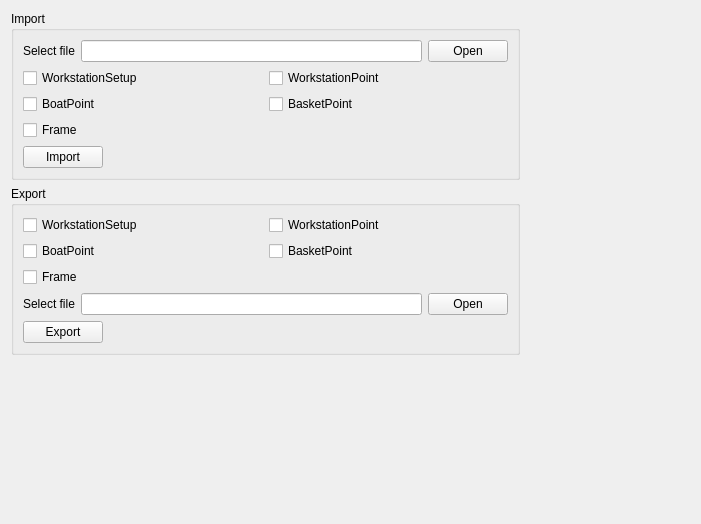
<?xml version="1.0" encoding="UTF-8"?>
<ui version="4.0">
 <class>ImExport</class>
 <widget class="QWidget" name="ImExport">
  <property name="geometry">
   <rect>
    <x>0</x>
    <y>0</y>
    <width>701</width>
    <height>524</height>
   </rect>
  </property>
  <property name="windowTitle">
   <string>Form</string>
  </property>
  <layout class="QHBoxLayout" name="horizontalLayout_5" stretch="3,1">
   <item>
    <layout class="QVBoxLayout" name="verticalLayout_3">
     <item>
      <widget class="QGroupBox" name="grbimport">
       <property name="title">
        <string>Import</string>
       </property>
       <layout class="QVBoxLayout" name="verticalLayout">
        <item>
         <layout class="QHBoxLayout" name="horizontalLayout">
          <item>
           <widget class="QLabel" name="label">
            <property name="text">
             <string>Select file</string>
            </property>
           </widget>
          </item>
          <item>
           <widget class="QLineEdit" name="edtImport"/>
          </item>
          <item>
           <widget class="QPushButton" name="btnOpenIm">
            <property name="text">
             <string>Open</string>
            </property>
           </widget>
          </item>
         </layout>
        </item>
        <item>
         <layout class="QGridLayout" name="gridLayout">
          <item row="0" column="0">
           <widget class="QCheckBox" name="chbset">
            <property name="text">
             <string>WorkstationSetup</string>
            </property>
           </widget>
          </item>
          <item row="0" column="1">
           <widget class="QCheckBox" name="chbworkpos">
            <property name="text">
             <string>WorkstationPoint</string>
            </property>
           </widget>
          </item>
          <item row="1" column="0">
           <widget class="QCheckBox" name="chbzhoupos">
            <property name="text">
             <string>BoatPoint</string>
            </property>
           </widget>
          </item>
          <item row="1" column="1">
           <widget class="QCheckBox" name="chbbacket">
            <property name="text">
             <string>BasketPoint</string>
            </property>
           </widget>
          </item>
          <item row="2" column="0">
           <widget class="QCheckBox" name="chbFrame">
            <property name="text">
             <string>Frame</string>
            </property>
           </widget>
          </item>
         </layout>
        </item>
        <item>
         <layout class="QHBoxLayout" name="horizontalLayout_2">
          <item>
           <widget class="QPushButton" name="btnImport">
            <property name="text">
             <string>Import</string>
            </property>
           </widget>
          </item>
          <item>
           <spacer name="horizontalSpacer">
            <property name="orientation">
             <enum>Qt::Horizontal</enum>
            </property>
            <property name="sizeHint" stdset="0">
             <size>
              <width>40</width>
              <height>20</height>
             </size>
            </property>
           </spacer>
          </item>
         </layout>
        </item>
       </layout>
      </widget>
     </item>
     <item>
      <widget class="QGroupBox" name="grbExport">
       <property name="title">
        <string>Export</string>
       </property>
       <layout class="QVBoxLayout" name="verticalLayout_2">
        <item>
         <layout class="QGridLayout" name="gridLayout_2">
          <item row="0" column="0">
           <widget class="QCheckBox" name="chbsetex">
            <property name="text">
             <string>WorkstationSetup</string>
            </property>
           </widget>
          </item>
          <item row="0" column="1">
           <widget class="QCheckBox" name="chbworkposex">
            <property name="text">
             <string>WorkstationPoint</string>
            </property>
           </widget>
          </item>
          <item row="1" column="0">
           <widget class="QCheckBox" name="chbzhouposex">
            <property name="text">
             <string>BoatPoint</string>
            </property>
           </widget>
          </item>
          <item row="1" column="1">
           <widget class="QCheckBox" name="chbbacketex">
            <property name="text">
             <string>BasketPoint</string>
            </property>
           </widget>
          </item>
          <item row="2" column="0">
           <widget class="QCheckBox" name="chbFrameex">
            <property name="text">
             <string>Frame</string>
            </property>
           </widget>
          </item>
         </layout>
        </item>
        <item>
         <layout class="QHBoxLayout" name="horizontalLayout_3">
          <item>
           <widget class="QLabel" name="label_2">
            <property name="text">
             <string>Select file</string>
            </property>
           </widget>
          </item>
          <item>
           <widget class="QLineEdit" name="edtExport"/>
          </item>
          <item>
           <widget class="QPushButton" name="btnOpenEx">
            <property name="text">
             <string>Open</string>
            </property>
           </widget>
          </item>
         </layout>
        </item>
        <item>
         <layout class="QHBoxLayout" name="horizontalLayout_4">
          <item>
           <widget class="QPushButton" name="btnExport">
            <property name="text">
             <string>Export</string>
            </property>
           </widget>
          </item>
          <item>
           <spacer name="horizontalSpacer_2">
            <property name="orientation">
             <enum>Qt::Horizontal</enum>
            </property>
            <property name="sizeHint" stdset="0">
             <size>
              <width>40</width>
              <height>20</height>
             </size>
            </property>
           </spacer>
          </item>
         </layout>
        </item>
       </layout>
      </widget>
     </item>
     <item>
      <spacer name="verticalSpacer">
       <property name="orientation">
        <enum>Qt::Vertical</enum>
       </property>
       <property name="sizeHint" stdset="0">
        <size>
         <width>20</width>
         <height>40</height>
        </size>
       </property>
      </spacer>
     </item>
    </layout>
   </item>
   <item>
    <spacer name="horizontalSpacer_3">
     <property name="orientation">
      <enum>Qt::Horizontal</enum>
     </property>
     <property name="sizeHint" stdset="0">
      <size>
       <width>165</width>
       <height>20</height>
      </size>
     </property>
    </spacer>
   </item>
  </layout>
 </widget>
 <resources/>
 <connections/>
</ui>
